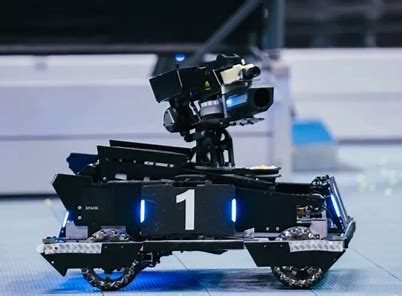
//> input picture opencv_test/Hero.jpg, 402 x 296 px
$ ./basic_operations   (built with g++ and OpenCV 4)
//> lines starting //> are read from the running program, lines starting //| are printed output that depends on the picture; after the words box and inside, x2 and y2 are one past the last pixel; in counts of white or black regions, pixels touching at a corner belong together
//
// Created by rm on 2021/9/10.
//
#include <iostream>
#include <vector>
#include <opencv2/opencv.hpp>
#include <opencv2/highgui.hpp>
#include <opencv2/imgproc.hpp>
#include <opencv2/video.hpp>


using namespace cv;
using namespace std;

int main()
{
    Mat img = imread("../Hero.jpg");
//> img is the input picture: 296 rows x 402 cols, CV_8UC3; mean B, G, R 126.6, 107.9, 95.8
    imshow("origin",img);

    Mat grey;
    cvtColor(img,grey,COLOR_BGR2GRAY);
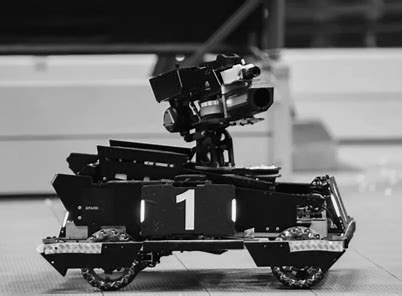
//> grey: 296 rows x 402 cols, CV_8UC1; min 0, max 254, mean 106.4
    imshow("grey",grey);

    Mat bivalue;
    threshold(grey,bivalue,100,255,0);
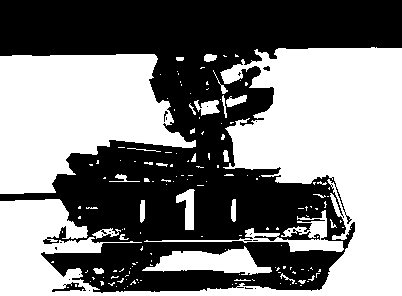
//> bivalue: 296 rows x 402 cols, CV_8UC1; 50.6% white; 22 black regions (19 under 20 px), largest, box (x1, y1, x2, y2) and area: (0, 0, 402, 293) 58569, (52, 282, 86, 292) 134, (263, 66, 270, 71) 24
    imshow("bivalue",bivalue);

    vector<Mat> bgr(3);
    split(img,bgr);
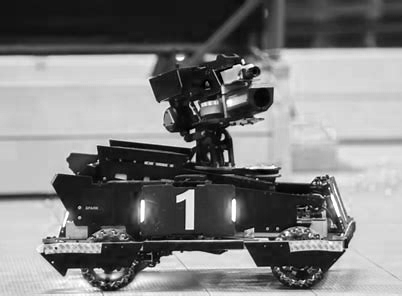
//> bgr[0]: 296 rows x 402 cols, CV_8UC1; min 0, max 255, mean 126.6
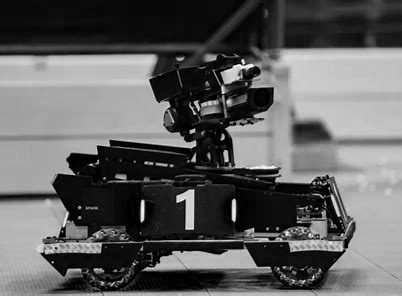
//> bgr[2]: 296 rows x 402 cols, CV_8UC1; min 0, max 255, mean 95.8
    //attention here!you may think this is same to grey img,take it seriously.
    imshow("bgr",bgr[1]);

    Mat sub_br;
    subtract(bgr[0],bgr[2],sub_br);
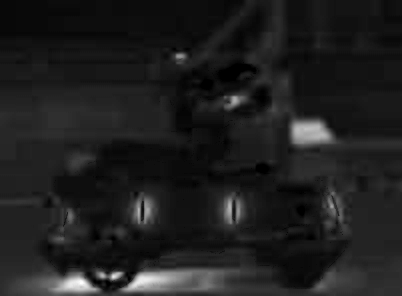
//> sub_br: 296 rows x 402 cols, CV_8UC1; min 0, max 255, mean 30.8
    threshold(sub_br,sub_br,50,255,0);
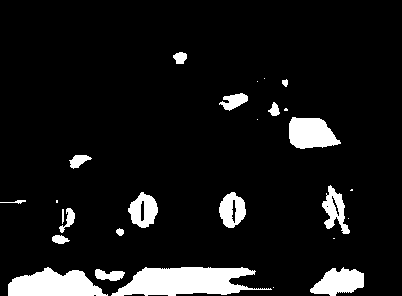
//> sub_br: 296 rows x 402 cols, CV_8UC1; 8.9% white; 27 white regions (9 under 20 px), largest, box (x1, y1, x2, y2) and area: (111, 267, 272, 296) 3057, (8, 267, 108, 296) 1965, (289, 117, 341, 149) 1232
    imshow("b sub r then thres",sub_br);

//    rotate();
//    rect();
//    resize();
    waitKey(0);
    return 0;
}
